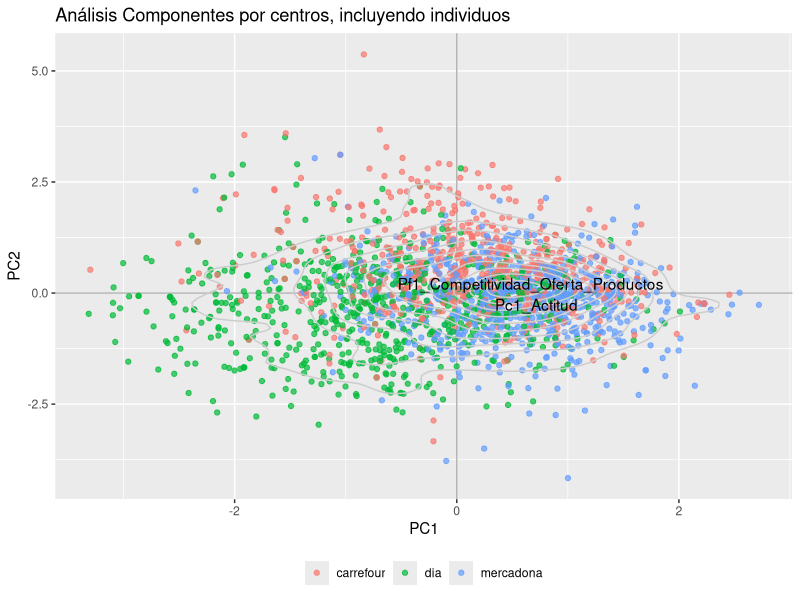
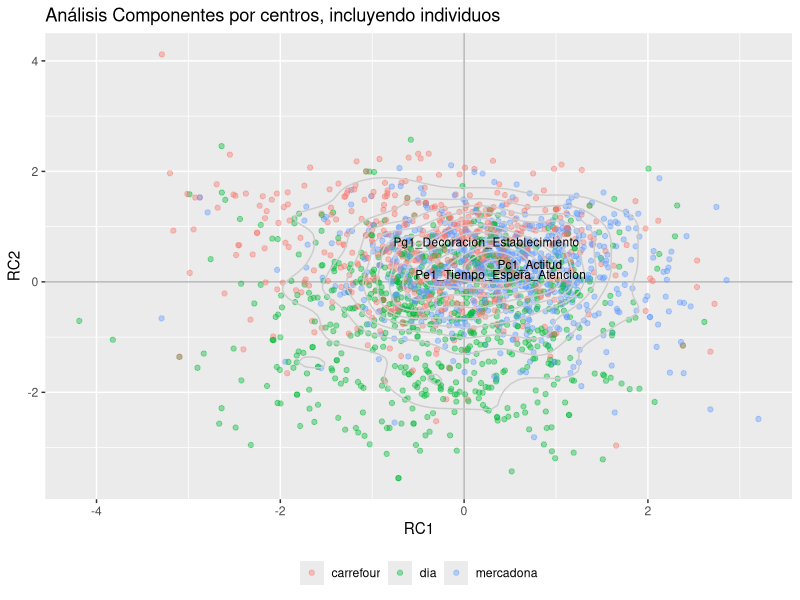
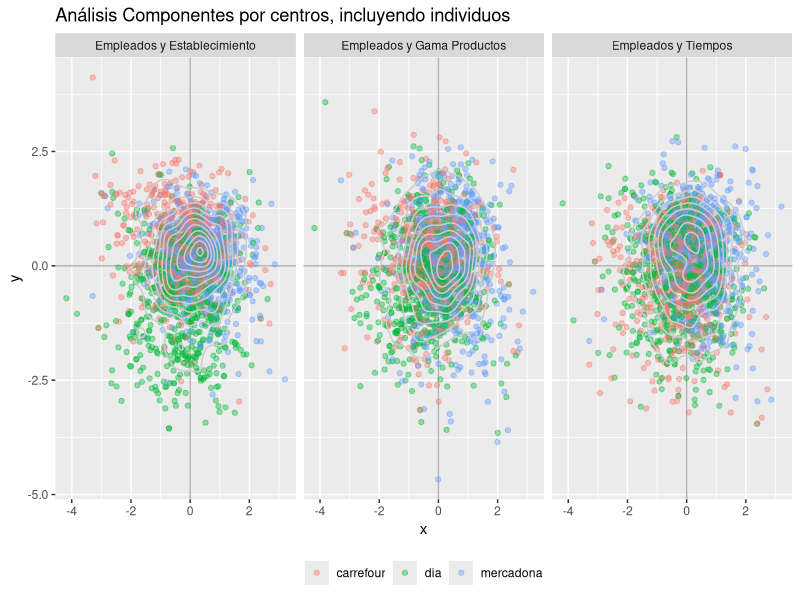
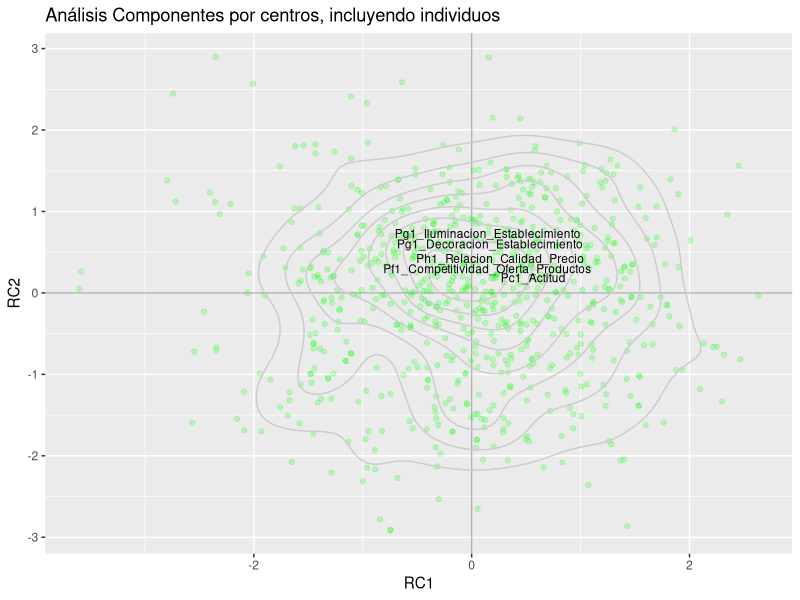
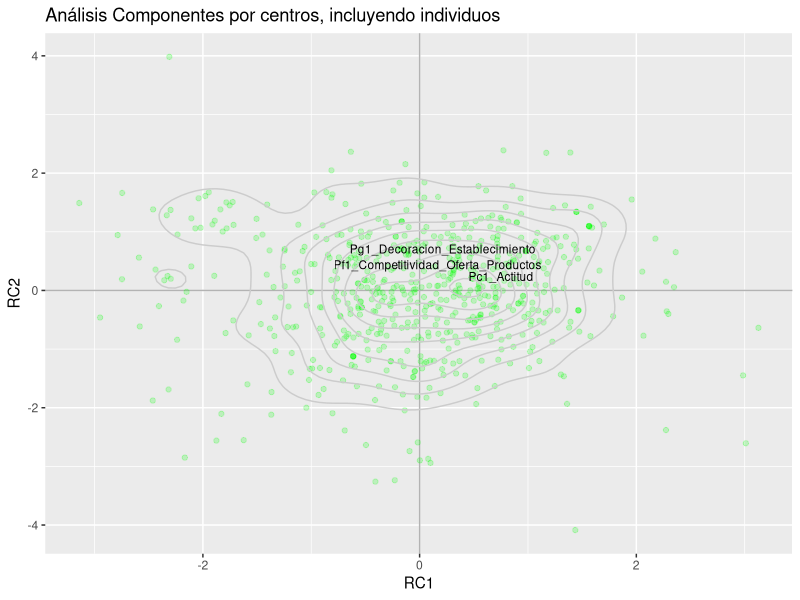
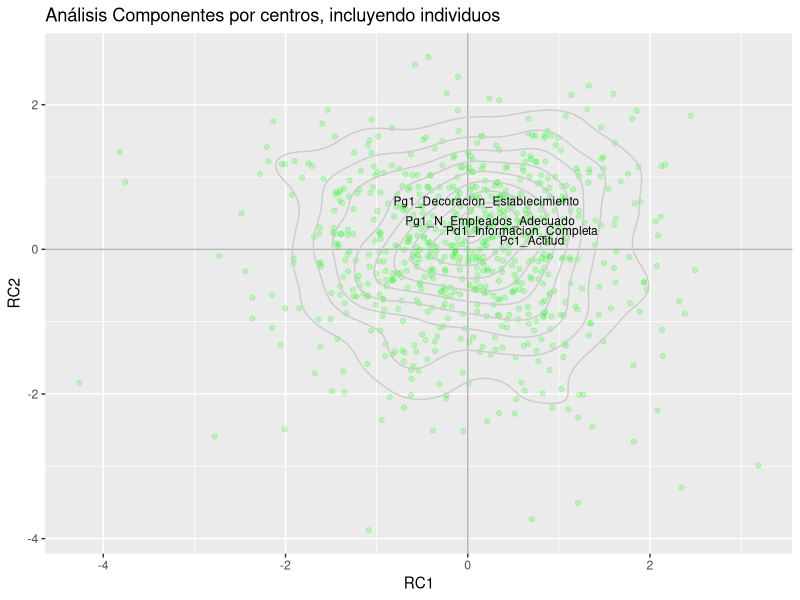
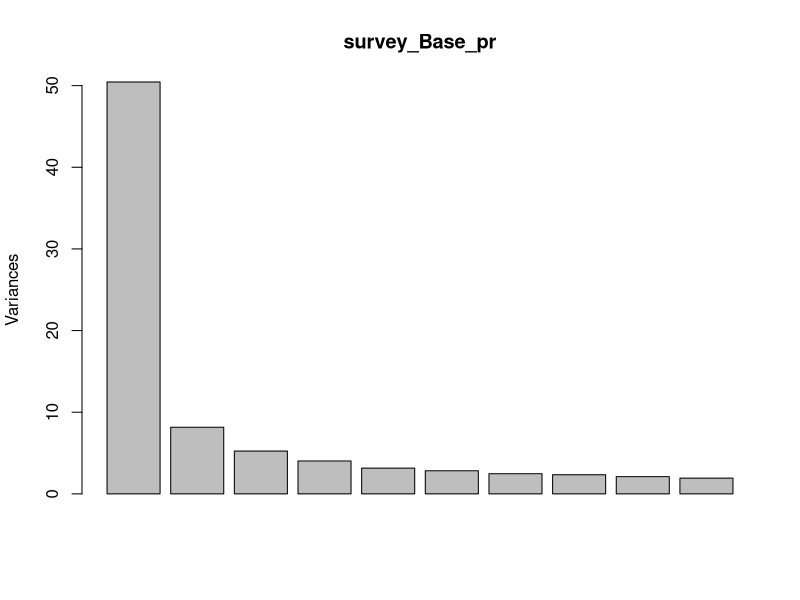
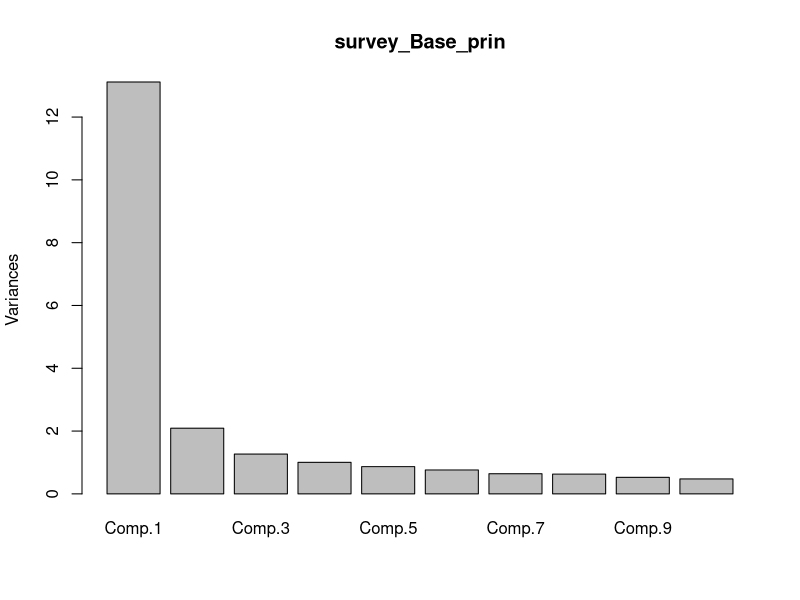

Here is the R script that generated these plots, in order: (Note: this script raises an error after producing the figures.)

library(dplyr)
library(ggplot2)
library(psych)
library(gridExtra)

survey <- read.delim("survey.csv",sep = ';')

#Despues de ver los datos, elegimos eliminar las variables con más de 40 NA
survey <- survey %>%
  dplyr::select(-starts_with('P'), which(colSums(is.na(.)) < 41)) %>% 
  select(Establecimiento, starts_with('P'), starts_with('C'))
# Replace NA with median
survey[] <- lapply(survey, function(x) ifelse(is.na(x), median(x, na.rm = TRUE), x))

survey$RC1_Edad <- dplyr::recode(survey$C1_Edad, 21, 30, 40, 50, 60, 65)
survey$RC2_Sexo <- recode(survey$C2_Sexo, 0, 1)
survey$RC4_Compra_Media <- recode(
  survey$C4_Compra_Media, 15, 23, 38, 53, 68, 83, 103, 120)
survey$RC5 <- recode(
  survey$C5_Ingr_Mes, 600, 800, 1250, 1750, 2500, 3750, 4500)

survey$Establecimiento <- 
  factor(survey$Establecimiento, labels = c('carrefour','dia','mercadona'))
survey$C1_Edad <-
  factor(survey$C1_Edad,
         labels = c('18-24','25-35','35-44','45-54','55-64','>64'))
survey$C2_Sexo <- 
  factor(survey$C2_Sexo,labels = c('hombre','mujer'))
survey$C3_Estado_Civil <-
  factor(survey$C3_Estado_Civil,
         labels = c('soltero/a','casado/a','unido/a',
                    'separado/a','viudo/a'))
survey$C4_Compra_Media <-
  factor(survey$C4_Compra_Media,
         labels = c('<15','15-30','31-45','46-60','61-75',
                    '76-90','91-120','>120'))
survey$C5_Ingr_Mes <-
  factor(survey$C5_Ingr_Mes,
         labels = c('<600','601-1000','1001-1500',
                    '1501-2000','2001-3000','3001-4500','>4500'))


# Separamos datos por supermercados
dia <- filter(survey, Establecimiento=='dia')
carrefour <- filter(survey, Establecimiento=='carrefour')
mercadona <- filter(survey, Establecimiento=='mercadona')

## psych
# Exploratorio

#psych::scree(select(survey, starts_with('P')), pc = TRUE) # gráfico feo
# Hacemos el análisis Kaiser Meyer Olsen
survey_KMO <-psych::KMO(select(survey, starts_with('P')))
# Valor KMO
survey_KMO$MSA
# PCA con todas las columnas para elegir cuantos factores y varianza explicada
survey_principal <- psych::principal(select(survey, starts_with('P')),
  nfactors = ncol(select(survey, starts_with('P'))), rotate = 'none')
survey_principal$loadings
# Elegimos 4 factores sin rotar
# PCA con todas las columnas para elegir cuantos factores y varianza explicada
survey_principal <- psych::principal(select(survey, starts_with('P')),
  nfactors = 4, rotate = 'none')
# Estudiamos las comunalidades
survey_principal$communality
print(survey_principal$loadings, cutoff = 0.4, digits = 2)
# Extraemos las puntuaciones
survey_principal_cargas <- as.data.frame(unclass(survey_principal$loadings))
# Añadimos columnas con los nombres de las variables
survey_principal_cargas$variables <- rownames(survey_principal_cargas)
# Reordenamos las columnas
survey_principal_cargas <- select(survey_principal_cargas, variables, starts_with('P'))

# Cogemos los scores de cada individuo
survey_principal_scores <- as.data.frame(unclass(survey_principal$scores))
# Les incluimos el establecimiento
survey_principal_scores$Establecimiento <- survey$Establecimiento

# Gráfico sin rotar
ggplot(data = survey_principal_scores, aes(PC1, PC2)) +
  geom_hline(yintercept = 0, colour = "gray70") +
  geom_vline(xintercept = 0, colour = "gray70") +
  geom_point(aes(colour = factor(Establecimiento)), alpha = 0.7) +
  geom_density2d(colour = "gray80") +
  geom_text(data = survey_principal_cargas, 
            aes(PC1, PC2, label = variables),check_overlap = TRUE) +
  theme(legend.position="bottom",legend.direction="horizontal") +
  theme(legend.title = element_blank()) +
  ggtitle("Análisis Componentes por centros, incluyendo individuos") +
  scale_colour_discrete(name = "Variable")

# ROTAMOS
survey_principal_rot <- psych::principal(select(survey, starts_with('P')),
  nfactors = 4, rotate = 'varimax')
# Vemos los principales
print(survey_principal_rot$loadings, cutoff = 0.4, digits = 2)
survey_principal_cargas_rot <- as.data.frame(unclass(survey_principal_rot$loadings))
survey_principal_cargas_rot$variables <- rownames(survey_principal_cargas_rot)
survey_principal_cargas_rot <- select(survey_principal_cargas_rot, variables, starts_with('R'))

# Cogemos los scores de cada individuo
survey_principal_scores_rot <- as.data.frame(unclass(survey_principal_rot$scores))
# Les incluimos el establecimiento
survey_principal_scores_rot$Establecimiento <- survey$Establecimiento
# Gráfico Rotado
ggplot(data = survey_principal_scores_rot, aes(RC1, RC2)) +
  geom_hline(yintercept = 0, colour = "gray70") +
  geom_vline(xintercept = 0, colour = "gray70") +
  geom_point(aes(colour = factor(Establecimiento)), alpha = 0.4) +
  geom_density2d(colour = "gray80") +
  geom_text(data = survey_principal_cargas_rot, size = 3, 
            aes(RC1, RC2, label = variables), check_overlap = TRUE) +
  theme(legend.position="bottom",legend.direction="horizontal") +
  theme(legend.title = element_blank()) +
  ggtitle("Análisis Componentes por centros, incluyendo individuos") +
  scale_colour_discrete(name = "Variable")


survey_principal_scores_rot <- data.frame(survey_principal_scores_rot)
# Creamos variables temporales
a <- select(survey_principal_scores_rot, x = RC1, y = RC2, Establecimiento)
a$factor <- 'Empleados y Establecimiento'
b <- select(survey_principal_scores_rot, x = RC1, y = RC3, Establecimiento)
b$factor <- 'Empleados y Tiempos'
c <- select(survey_principal_scores_rot, x = RC1, y = RC4, Establecimiento)
c$factor <- 'Empleados y Gama Productos'
d <- dplyr::bind_rows(a, b, c)
# Gráfico de los 3 centros
ggplot(data = d, aes(x, y)) +
  geom_hline(yintercept = 0, colour = "gray70") +
  geom_vline(xintercept = 0, colour = "gray70") +
  geom_point(aes(colour = factor(Establecimiento)), alpha = 0.4) +
  geom_density2d(colour = "gray80") +
  facet_grid(~ factor) +
  theme(legend.position="bottom",legend.direction="horizontal") +
  theme(legend.title = element_blank()) +
  ggtitle("Análisis Componentes por centros, incluyendo individuos") +
  scale_colour_discrete(name = "Variable")

## Día con 4 factores
# Hacemos el análisis Kaiser Meyer Olsen
dia_KMO <-psych::KMO(select(dia, starts_with('P')))
# Valor KMO
dia_KMO$MSA

# ROTAMOS
dia_principal_rot <- psych::principal(select(dia, starts_with('P')),
                                         nfactors = 4, rotate = 'varimax')
# Estudiamos las comunalidades
dia_principal_rot$communality
# Vemos los principales
print(dia_principal_rot$loadings, sort = TRUE ,cutoff = 0.4, digits = 2)
dia_principal_cargas_rot <- as.data.frame(unclass(dia_principal_rot$loadings))
dia_principal_cargas_rot$variables <- rownames(dia_principal_cargas_rot)
dia_principal_cargas_rot <- select(dia_principal_cargas_rot, variables, starts_with('R'))

# Cogemos los scores de cada individuo
dia_principal_scores_rot <- as.data.frame(unclass(dia_principal_rot$scores))
# Les incluimos el establecimiento
dia_principal_scores_rot$Establecimiento <- dia$Establecimiento
# Agrupamos los scores por establecimiento

ggplot(data = dia_principal_scores_rot, aes(RC1, RC2)) +
  geom_hline(yintercept = 0, colour = "gray70") +
  geom_vline(xintercept = 0, colour = "gray70") +
  geom_point(colour = 'green', alpha = 0.2) +
  geom_density2d(colour = "gray80") +
  geom_text(data = dia_principal_cargas_rot, size = 3,
            aes(RC1, RC2, label = variables), check_overlap = TRUE) +
  theme(legend.position="bottom",legend.direction="horizontal") +
  theme(legend.title = element_blank()) +
  ggtitle("Análisis Componentes por centros, incluyendo individuos") +
  scale_colour_discrete(name = "Variable")


## Carrefour con 4 factores
# Hacemos el análisis Kaiser Meyer Olsen
carrefour_KMO <-psych::KMO(select(carrefour, starts_with('P')))
# Valor KMO
carrefour_KMO$MSA

# ROTAMOS
carrefour_principal_rot <- psych::principal(select(carrefour, starts_with('P')),
                                      nfactors = 4, rotate = 'varimax')
# Estudiamos las comunalidades
carrefour_principal_rot$communality
# Vemos los principales
print(carrefour_principal_rot$loadings, sort = TRUE ,cutoff = 0.4, digits = 2)
carrefour_principal_cargas_rot <- as.data.frame(unclass(carrefour_principal_rot$loadings))
carrefour_principal_cargas_rot$variables <- rownames(carrefour_principal_cargas_rot)
carrefour_principal_cargas_rot <- select(carrefour_principal_cargas_rot, variables, starts_with('R'))

# Cogemos los scores de cada individuo
carrefour_principal_scores_rot <- as.data.frame(unclass(carrefour_principal_rot$scores))
# Les incluimos el establecimiento
carrefour_principal_scores_rot$Establecimiento <- carrefour$Establecimiento
# Agrupamos los scores por establecimiento

ggplot(data = carrefour_principal_scores_rot, aes(RC1, RC2)) +
  geom_hline(yintercept = 0, colour = "gray70") +
  geom_vline(xintercept = 0, colour = "gray70") +
  geom_point(colour = 'green', alpha = 0.2) +
  geom_density2d(colour = "gray80") +
  geom_text(data = carrefour_principal_cargas_rot, size = 3,
            aes(RC1, RC2, label = variables), check_overlap = TRUE) +
  theme(legend.position="bottom",legend.direction="horizontal") +
  theme(legend.title = element_blank()) +
  ggtitle("Análisis Componentes por centros, incluyendo individuos") +
  scale_colour_discrete(name = "Variable")


## Mercadona con 4 factores
# Hacemos el análisis Kaiser Meyer Olsen
mercadona_KMO <-psych::KMO(select(mercadona, starts_with('P')))
# Valor KMO
mercadona_KMO$MSA

# ROTAMOS
mercadona_principal_rot <- psych::principal(select(mercadona, starts_with('P')),
                                            nfactors = 4, rotate = 'varimax')
# Estudiamos las comunalidades
mercadona_principal_rot$communality
# Vemos los principales
print(mercadona_principal_rot$loadings, sort = TRUE ,cutoff = 0.4, digits = 2)
mercadona_principal_cargas_rot <- as.data.frame(unclass(mercadona_principal_rot$loadings))
mercadona_principal_cargas_rot$variables <- rownames(mercadona_principal_cargas_rot)
mercadona_principal_cargas_rot <- select(mercadona_principal_cargas_rot, variables, starts_with('R'))

# Cogemos los scores de cada individuo
mercadona_principal_scores_rot <- as.data.frame(unclass(mercadona_principal_rot$scores))
# Les incluimos el establecimiento
mercadona_principal_scores_rot$Establecimiento <- mercadona$Establecimiento
# Agrupamos los scores por establecimiento

ggplot(data = mercadona_principal_scores_rot, aes(RC1, RC2)) +
  geom_hline(yintercept = 0, colour = "gray70") +
  geom_vline(xintercept = 0, colour = "gray70") +
  geom_point(colour = 'green', alpha = 0.2) +
  geom_density2d(colour = "gray80") +
  geom_text(data = mercadona_principal_cargas_rot, size = 3,
            aes(RC1, RC2, label = variables), check_overlap = TRUE) +
  theme(legend.position="bottom",legend.direction="horizontal") +
  theme(legend.title = element_blank()) +
  ggtitle("Análisis Componentes por centros, incluyendo individuos") +
  scale_colour_discrete(name = "Variable")


















## psych & Base R
survey_Base_prin <- princomp(select(survey, starts_with('P')),4, scores = TRUE)
survey_Base_pr <- prcomp(select(survey, starts_with('P')),4, scale = FALSE)
screeplot(survey_Base_pr) # Variance
screeplot(survey_Base_prin) # std deviation

psych::fa.sort(survey_principal)

 

nfactors(select(survey, starts_with('P')), n= 20, rotate = 'varimax')



## FactoMineR
survey_principal <- principal(select(survey, starts_with('P')),4 ,rotate = 'varimax',
                              scores = TRUE)
a <- cor(select(survey, starts_with('P')))
VSS.plot(a)
survey_principal$scores
# Para extraer varianza
a <- print(survey_principal)
round(a$Vaccounted,2)
cor(survey_principal$scores) 
## FactoMineR
# PCA All
survey_pca <- PCA(select(survey, starts_with('P')))
print(survey_pca)
prcomp(select(survey, starts_with('P')), rotate = TRUE)
(survey_pca$eig)
fviz_screeplot(survey_pca)
a <- survey_pca$var$coord
b <-t(apply(survey_pca$var$coord, 1, function(x) {x/sqrt(survey_pca$eig[,1])}))
head(sweep(survey_pca$var$coord, 2, sqrt(survey_pca$eig[,1]),'/'))

# PCA Día
dia_pca <- PCA(na.omit(select(dia, starts_with('P'))))
print(dia_pca)
(dia_pca$eig)
fviz_screeplot(dia_pca)
dia_pca$var$coord

# PCA Carrefour
carrefour_pca <- PCA(na.omit(select(carrefour, starts_with('P'))))
print(carrefour_pca)
(carrefour_pca$eig)
fviz_screeplot(carrefour_pca)
carrefour_pca$var$coord

# PCA Mercadona
mercadona_pca <- PCA(na.omit(select(mercadona, starts_with('P'))))
print(mercadona_pca)
(mercadona_pca$eig)
fviz_screeplot(mercadona_pca)
mercadona_pca$var$coord

# Quality Cos2
head(mercadona_pca$var$cos2)


ggplot(survey, aes(Ph1_Satisfaccion_Global, RC4_Compra_Media,
                   color = Establecimiento)) +
  geom_point(shape=1) +
  scale_colour_hue(l=50) + # Use a slightly darker palette than normal
  geom_smooth(method=lm,   # Add linear regression lines
              se=FALSE,    # Don't add shaded confidence region
              fullrange=TRUE) # Extend regression lines

ggplot(mercadona, aes(Ph1_Satisfaccion_Global, RC4_Compra_Media)) +
  geom_point(shape=1) +
  scale_colour_hue(l=50) + # Use a slightly darker palette than normal
  geom_smooth(method=lm,   # Add linear regression lines
              se=FALSE,    # Don't add shaded confidence region
              fullrange=TRUE) # Extend regression lines


# Rotación
seed(123)
sim_data <-  as.data.frame(MASS::mvrnorm(
  n=100, mu=c(0, 0), Sigma=matrix(c(1, 0.8, 0.8, 1), nrow=2), empirical=TRUE))

names(sim_data) <- c('x', 'y')

line1 <- data.frame(x = seq(from = -2, to = 2, by = 1/100),
                    y = seq(from = -2, to = 2, by = 1/100))
line2 <- data.frame(x = seq(from = -1, to = 1, by = 1/100),
                    y = -seq(from = -1, to = 1, by = 1/100))

ggplot(sim_data, aes(x, y)) +
  geom_point() +
  geom_line(data = line1, aes(x, y)) +
  geom_line(data = line2, aes(x, y))

rotate <- function(df, degree) {
  dfr <- df
  degree <- pi * degree / 180
  l <- sqrt(df$start1^2 + df$start2^2)
  teta <- atan(df$start2 / df$start1)
  dfr$start1 <- round(l * cos(teta - degree))
  dfr$start2 <- round(l * sin(teta - degree))
  return(dfr)
}

sim_data1 <- rotate(sim_data, -90)

sim_data1 <- sim_data
degree <- 45
degree <- pi * degree / 180
l <- sqrt(sim_data1$x^2 + sim_data$y^2)
teta <- atan(sim_data$y / sim_data1$x)
sim_data1$x <- l * cos(teta - degree)
sim_data1$y <- l * sin(teta - degree)

ggplot(sim_data1, aes(x, y)) +
  geom_point() +
  geom_line(data = line1, aes(x, y)) +
  geom_line(data = line2, aes(x, y))

factor.rotate(sim_data, 45, col1=sim_data$x, col2=sim_data$y, plot=TRUE)

data(Harman23.cor)
f2 <- fa(Harman23.cor$cov,2,rotate="none")
op <- par(mfrow=c(1,2))
cluster.plot(f2,xlim=c(-1,1),ylim=c(-1,1),title="Unrotated ")
f2r <- factor.rotate(f2,-33,plot=TRUE,xlim=c(-1,1),ylim=c(-1,1),title="rotated -33 degrees")
op <- par(mfrow=c(1,1))



